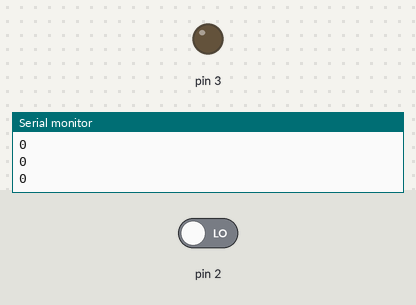
Bench run of a sketch on a simulated Arduino Uno, built with avr-gcc and run on an emulated ATmega328P. On the bench: output pins drawn as LEDs (lit = HIGH), the last lines printed to the serial monitor. The inputs (shaded band) are chosen by the test bench; at power-on: pin 2 LOW.

Above: at 1.2 s.
1.3 s: pin 2 driven HIGH
At 1.9 s:
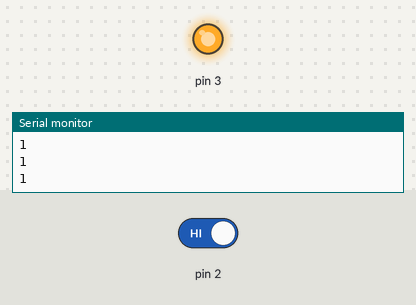
2.9 s: pin 2 driven LOW
At 4.4 s:
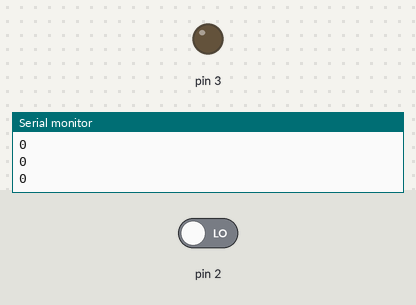
Timing chart, 0 to 5.9 s (numbered marks = the images above; inputs shaded):
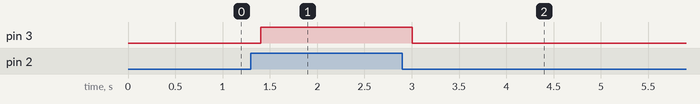

The sketch:

PIR_sensor.ino
```cpp
// C++ code
//
int pir = 0;

void setup()
{
  pinMode(2, INPUT);
  Serial.begin(9600);

  pinMode(3, OUTPUT);
}

void loop()
{
  pir = digitalRead(2);
  Serial.println(pir);
  delay(100); // Wait for 100 millisecond(s)
  if (pir == 1) {
    digitalWrite(3, HIGH);
  } else {
    digitalWrite(3, LOW);
  }
}
```

Measured:
- after the input at 1.3 s, pin 3: LOW → HIGH after 0.10 s
- after the input at 2.9 s, pin 3: HIGH → LOW after 0.10 s
